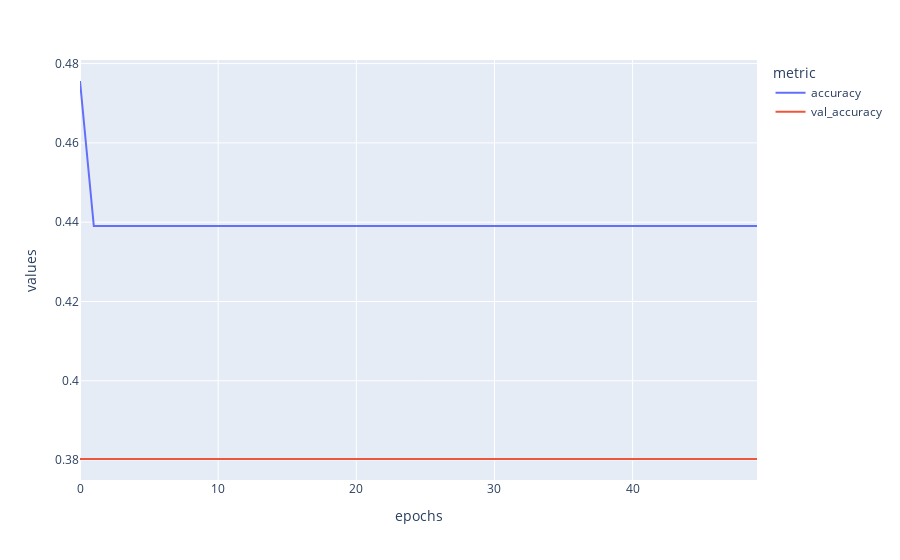

The notebook cell saved with this chart:
### Code cell
ico_training.train_network(loss='binary_crossentropy', 
                      optimizer='adam',
                      metrics=['accuracy'] ,
                      epochs=100,
                      verbose=0, 
                      batch_size=32,
                      callback=earlystop)

ico_training.plot_training()

### Figure 1 — Plotly figure (JSON) as saved in the notebook; plotly's stock layout.template omitted (floating-point values rounded to 4 significant figures)
{"data": [{"hovertemplate": "<b>%{hovertext}</b><br><br>metric=accuracy<br>epochs=%{x}<br>values=%{y}<extra></extra>", "hovertext": ["accuracy", "accuracy", "accuracy", "accuracy", "accuracy", "accuracy", "accuracy", "accuracy", "accuracy", "accuracy", "accuracy", "accuracy", "accuracy", "accuracy", "accuracy", "accuracy", "accuracy", "accuracy", "accuracy", "accuracy", "accuracy", "accuracy", "accuracy", "accuracy", "accuracy", "accuracy", "accuracy", "accuracy", "accuracy", "accuracy", "accuracy", "accuracy", "accuracy", "accuracy", "accuracy", "accuracy", "accuracy", "accuracy", "accuracy", "accuracy", "accuracy", "accuracy", "accuracy", "accuracy", "accuracy", "accuracy", "accuracy", "accuracy", "accuracy", "accuracy"], "legendgroup": "accuracy", "line": {"color": "#636efa", "dash": "solid"}, "mode": "lines", "name": "accuracy", "orientation": "v", "showlegend": true, "type": "scatter", "x": [0, 1, 2, 3, 4, 5, 6, 7, 8, 9, 10, 11, 12, 13, 14, 15, 16, 17, 18, 19, 20, 21, 22, 23, 24, 25, 26, 27, 28, 29, 30, 31, 32, 33, 34, 35, 36, 37, 38, 39, 40, 41, 42, 43, 44, 45, 46, 47, 48, 49], "xaxis": "x", "y": [0.4756, 0.439, 0.439, 0.439, 0.439, 0.439, 0.439, 0.439, 0.439, 0.439, 0.439, 0.439, 0.439, 0.439, 0.439, 0.439, 0.439, 0.439, 0.439, 0.439, 0.439, 0.439, 0.439, 0.439, 0.439, 0.439, 0.439, 0.439, 0.439, 0.439, 0.439, 0.439, 0.439, 0.439, 0.439, 0.439, 0.439, 0.439, 0.439, 0.439, 0.439, 0.439, 0.439, 0.439, 0.439, 0.439, 0.439, 0.439, 0.439, 0.439], "yaxis": "y"}, {"hovertemplate": "<b>%{hovertext}</b><br><br>metric=val_accuracy<br>epochs=%{x}<br>values=%{y}<extra></extra>", "hovertext": ["val_accuracy", "val_accuracy", "val_accuracy", "val_accuracy", "val_accuracy", "val_accuracy", "val_accuracy", "val_accuracy", "val_accuracy", "val_accuracy", "val_accuracy", "val_accuracy", "val_accuracy", "val_accuracy", "val_accuracy", "val_accuracy", "val_accuracy", "val_accuracy", "val_accuracy", "val_accuracy", "val_accuracy", "val_accuracy", "val_accuracy", "val_accuracy", "val_accuracy", "val_accuracy", "val_accuracy", "val_accuracy", "val_accuracy", "val_accuracy", "val_accuracy", "val_accuracy", "val_accuracy", "val_accuracy", "val_accuracy", "val_accuracy", "val_accuracy", "val_accuracy", "val_accuracy", "val_accuracy", "val_accuracy", "val_accuracy", "val_accuracy", "val_accuracy", "val_accuracy", "val_accuracy", "val_accuracy", "val_accuracy", "val_accuracy", "val_accuracy"], "legendgroup": "val_accuracy", "line": {"color": "#EF553B", "dash": "solid"}, "mode": "lines", "name": "val_accuracy", "orientation": "v", "showlegend": true, "type": "scatter", "x": [0, 1, 2, 3, 4, 5, 6, 7, 8, 9, 10, 11, 12, 13, 14, 15, 16, 17, 18, 19, 20, 21, 22, 23, 24, 25, 26, 27, 28, 29, 30, 31, 32, 33, 34, 35, 36, 37, 38, 39, 40, 41, 42, 43, 44, 45, 46, 47, 48, 49], "xaxis": "x", "y": [0.3803, 0.3803, 0.3803, 0.3803, 0.3803, 0.3803, 0.3803, 0.3803, 0.3803, 0.3803, 0.3803, 0.3803, 0.3803, 0.3803, 0.3803, 0.3803, 0.3803, 0.3803, 0.3803, 0.3803, 0.3803, 0.3803, 0.3803, 0.3803, 0.3803, 0.3803, 0.3803, 0.3803, 0.3803, 0.3803, 0.3803, 0.3803, 0.3803, 0.3803, 0.3803, 0.3803, 0.3803, 0.3803, 0.3803, 0.3803, 0.3803, 0.3803, 0.3803, 0.3803, 0.3803, 0.3803, 0.3803, 0.3803, 0.3803, 0.3803], "yaxis": "y"}], "layout": {"autosize": true, "legend": {"title": {"text": "metric"}, "tracegroupgap": 0}, "margin": {"t": 60}, "xaxis": {"anchor": "y", "autorange": true, "domain": [0, 1], "range": [0, 49], "title": {"text": "epochs"}, "type": "linear"}, "yaxis": {"anchor": "x", "autorange": true, "domain": [0, 1], "range": [0.375, 0.4809], "title": {"text": "values"}, "type": "linear"}}}
